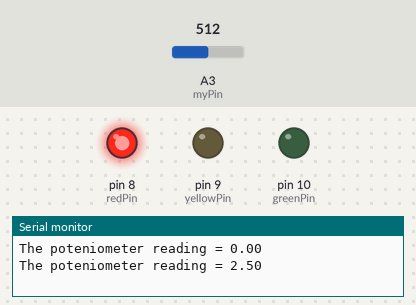
A sketch run on a simulated Arduino Uno, built with avr-gcc and run on an emulated ATmega328P. Shown: output pins drawn as LEDs (lit = HIGH), the last lines printed to the serial monitor. The test bench sets the inputs (shaded band); at power-on: A3 (myPin) = 512.

Above: at 1.5 s.
1.6 s: A3 (myPin) set to 600
4.2 s: A3 (myPin) set to 630
At 6.4 s:
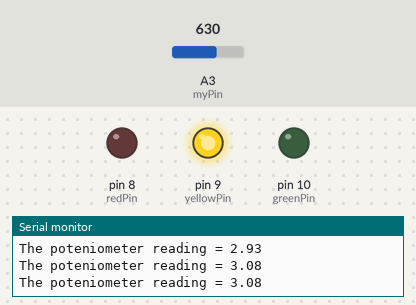
6.7 s: A3 (myPin) set to 811
8.7 s: A3 (myPin) set to 826
At 10.1 s:
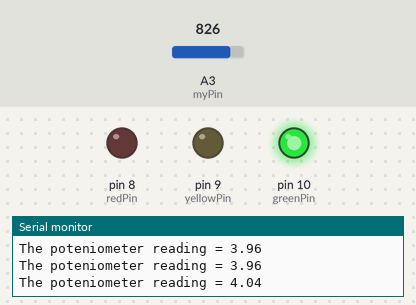
11.2 s: A3 (myPin) set to 716
At 12.5 s:
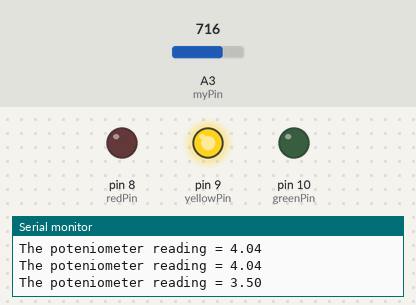
13.5 s: A3 (myPin) set to 900
At 14.9 s:
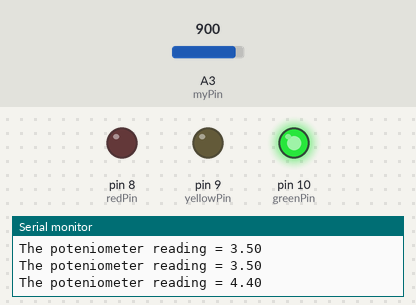
Timing chart, 0 to 16.5 s (numbered marks = the images above; inputs shaded):
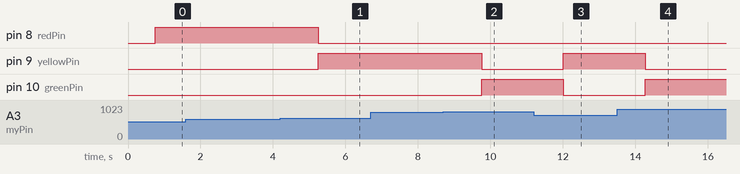

Measured:
- the behaviour switches between 613 and 614 on A3 (myPin) (found by bisection; images 0 and 1)
- the behaviour switches between 818 and 819 on A3 (myPin) (found by bisection; images 1 and 2)
- after the input at 4.2 s, pin 8 (redPin): HIGH → LOW after 1.1 s; pin 9 (yellowPin): LOW → HIGH after 1.1 s
- after the input at 8.7 s, pin 9 (yellowPin): HIGH → LOW after 1.1 s; pin 10 (greenPin): LOW → HIGH after 1.1 s
- after the input at 11.2 s, pin 9 (yellowPin): LOW → HIGH after 0.81 s; pin 10 (greenPin): HIGH → LOW after 0.81 s
- after the input at 13.5 s, pin 9 (yellowPin): HIGH → LOW after 0.77 s; pin 10 (greenPin): LOW → HIGH after 0.77 s

The sketch:

Traffic_Light_Voltages.ino
```cpp
float V2;
int redPin=8;
int yellowPin=9;
int greenPin=10;
float readVal;
int dt=750;
int myPin=A3;


void setup() {
  // put your setup code here, to run once:
Serial.begin(9600);
pinMode(redPin,OUTPUT);
pinMode(yellowPin,OUTPUT);
pinMode(greenPin,OUTPUT);

}

void loop() {
  // put your main code here, to run repeatedly:
V2=(5.0/1023.0)*readVal;
readVal=analogRead(myPin);
Serial.print("The poteniometer reading = ");
Serial.println(V2);


if (V2>=2.0 && V2<3.0) {
  digitalWrite(redPin,HIGH);
    }
    if (V2<2.0 || V2>3.0){
    digitalWrite(redPin,LOW);
    }
if (V2>=3.0 && V2<4.0) {
digitalWrite(yellowPin,HIGH);
}
if (V2<3.0 || V2>4.0) {
  digitalWrite(yellowPin, LOW);
}
if (V2>4.0 && V2<5.0) {
  digitalWrite(greenPin,HIGH);
}
if (V2<4.0 || V2>5.0) {
  digitalWrite(greenPin,LOW);
}
delay(dt);
}
```
